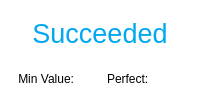
                 <widget class="QFrame" name="rsf_superior_frame">
                  <property name="sizePolicy">
                   <sizepolicy hsizetype="Preferred" vsizetype="Fixed">
                    <horstretch>0</horstretch>
                    <verstretch>0</verstretch>
                   </sizepolicy>
                  </property>
                  <property name="maximumSize">
                   <size>
                    <width>16777215</width>
                    <height>100</height>
                   </size>
                  </property>
                  <property name="sizeIncrement">
                   <size>
                    <width>0</width>
                    <height>0</height>
                   </size>
                  </property>
                  <property name="styleSheet">
                   <string notr="true">background-color: rgba(255, 255, 255, 0);
border:none;</string>
                  </property>
                  <property name="frameShape">
                   <enum>QFrame::StyledPanel</enum>
                  </property>
                  <property name="frameShadow">
                   <enum>QFrame::Raised</enum>
                  </property>
                  <layout class="QVBoxLayout" name="verticalLayout_9">
                   <property name="spacing">
                    <number>2</number>
                   </property>
                   <property name="leftMargin">
                    <number>3</number>
                   </property>
                   <property name="rightMargin">
                    <number>3</number>
                   </property>
                   <property name="bottomMargin">
                    <number>0</number>
                   </property>
                   <item>
                    <widget class="QLabel" name="rsf_title">
                     <property name="font">
                      <font>
                       <family>MS Shell Dlg 2</family>
                       <pointsize>20</pointsize>
                       <weight>50</weight>
                       <italic>false</italic>
                       <bold>false</bold>
                      </font>
                     </property>
                     <property name="styleSheet">
                      <string notr="true">QLabel{
	color: rgb(0, 168, 240);
	font: 20pt &quot;MS Shell Dlg 2&quot;;
}
QLabel:hover{
	color: rgb(51, 245, 242);
	
}





</string>
                     </property>
                     <property name="frameShape">
                      <enum>QFrame::NoFrame</enum>
                     </property>
                     <property name="lineWidth">
                      <number>1</number>
                     </property>
                     <property name="midLineWidth">
                      <number>0</number>
                     </property>
                     <property name="text">
                      <string>Succeeded</string>
                     </property>
                     <property name="textFormat">
                      <enum>Qt::AutoText</enum>
                     </property>
                     <property name="scaledContents">
                      <bool>false</bool>
                     </property>
                     <property name="alignment">
                      <set>Qt::AlignCenter</set>
                     </property>
                     <property name="wordWrap">
                      <bool>false</bool>
                     </property>
                     <property name="indent">
                      <number>-1</number>
                     </property>
                    </widget>
                   </item>
                   <item>
                    <widget class="QFrame" name="rsf_info">
                     <property name="maximumSize">
                      <size>
                       <width>16777215</width>
                       <height>100</height>
                      </size>
                     </property>
                     <property name="styleSheet">
                      <string notr="true">border:none;</string>
                     </property>
                     <property name="frameShape">
                      <enum>QFrame::StyledPanel</enum>
                     </property>
                     <property name="frameShadow">
                      <enum>QFrame::Raised</enum>
                     </property>
                     <layout class="QHBoxLayout" name="horizontalLayout_6">
                      <property name="spacing">
                       <number>0</number>
                      </property>
                      <property name="leftMargin">
                       <number>0</number>
                      </property>
                      <property name="topMargin">
                       <number>0</number>
                      </property>
                      <property name="rightMargin">
                       <number>0</number>
                      </property>
                      <property name="bottomMargin">
                       <number>0</number>
                      </property>
                      <item>
                       <widget class="QFrame" name="conteiner_lbl_min">
                        <property name="maximumSize">
                         <size>
                          <width>16777215</width>
                          <height>100</height>
                         </size>
                        </property>
                        <property name="styleSheet">
                         <string notr="true">background-color: rgba(255, 255, 255, 0);</string>
                        </property>
                        <property name="frameShape">
                         <enum>QFrame::StyledPanel</enum>
                        </property>
                        <property name="frameShadow">
                         <enum>QFrame::Raised</enum>
                        </property>
                        <layout class="QHBoxLayout" name="horizontalLayout_13">
                         <property name="spacing">
                          <number>0</number>
                         </property>
                         <property name="leftMargin">
                          <number>15</number>
                         </property>
                         <property name="topMargin">
                          <number>0</number>
                         </property>
                         <property name="rightMargin">
                          <number>15</number>
                         </property>
                         <property name="bottomMargin">
                          <number>0</number>
                         </property>
                         <item>
                          <widget class="QLabel" name="lbl_min_succeed">
                           <property name="minimumSize">
                            <size>
                             <width>40</width>
                             <height>0</height>
                            </size>
                           </property>
                           <property name="maximumSize">
                            <size>
                             <width>83</width>
                             <height>16777215</height>
                            </size>
                           </property>
                           <property name="baseSize">
                            <size>
                             <width>0</width>
                             <height>0</height>
                            </size>
                           </property>
                           <property name="styleSheet">
                            <string notr="true">background-color: rgba(255, 255, 255, 0);
font: 12pt &quot;MS Shell Dlg 2&quot;;
color: rgb(0, 0, 0);</string>
                           </property>
                           <property name="text">
                            <string>Min Value:</string>
                           </property>
                           <property name="alignment">
                            <set>Qt::AlignRight|Qt::AlignTrailing|Qt::AlignVCenter</set>
                           </property>
                          </widget>
                         </item>
                         <item>
                          <widget class="QLabel" name="lbl_min_succeed_value">
                           <property name="minimumSize">
                            <size>
                             <width>0</width>
                             <height>35</height>
                            </size>
                           </property>
                           <property name="maximumSize">
                            <size>
                             <width>50</width>
                             <height>16777215</height>
                            </size>
                           </property>
                           <property name="contextMenuPolicy">
                            <enum>Qt::CustomContextMenu</enum>
                           </property>
                           <property name="styleSheet">
                            <string notr="true">font: 14pt &quot;MS Shell Dlg 2&quot;;
color: rgb(237, 131, 84);</string>
                           </property>
                           <property name="text">
                            <string/>
                           </property>
                           <property name="alignment">
                            <set>Qt::AlignCenter</set>
                           </property>
                          </widget>
                         </item>
                        </layout>
                       </widget>
                      </item>
                      <item>
                       <widget class="QFrame" name="conteiner_lbl_perfect">
                        <property name="frameShape">
                         <enum>QFrame::StyledPanel</enum>
                        </property>
                        <property name="frameShadow">
                         <enum>QFrame::Raised</enum>
                        </property>
                        <layout class="QHBoxLayout" name="horizontalLayout_14">
                         <property name="spacing">
                          <number>0</number>
                         </property>
                         <property name="leftMargin">
                          <number>7</number>
                         </property>
                         <property name="topMargin">
                          <number>0</number>
                         </property>
                         <property name="rightMargin">
                          <number>15</number>
                         </property>
                         <property name="bottomMargin">
                          <number>0</number>
                         </property>
                         <item>
                          <widget class="QLabel" name="lbl_perfect_numb">
                           <property name="maximumSize">
                            <size>
                             <width>60</width>
                             <height>16777215</height>
                            </size>
                           </property>
                           <property name="styleSheet">
                            <string notr="true">background-color: rgba(255, 255, 255, 0);
font: 12pt &quot;MS Shell Dlg 2&quot;;
color: rgb(0, 0, 0);</string>
                           </property>
                           <property name="text">
                            <string>Perfect:</string>
                           </property>
                          </widget>
                         </item>
                         <item>
                          <widget class="QLabel" name="lbl_perfect_value">
                           <property name="minimumSize">
                            <size>
                             <width>0</width>
                             <height>35</height>
                            </size>
                           </property>
                           <property name="maximumSize">
                            <size>
                             <width>50</width>
                             <height>16777215</height>
                            </size>
                           </property>
                           <property name="styleSheet">
                            <string notr="true">font: 14pt &quot;MS Shell Dlg 2&quot;;
color: rgb(58, 183, 104);</string>
                           </property>
                           <property name="text">
                            <string/>
                           </property>
                           <property name="alignment">
                            <set>Qt::AlignLeading|Qt::AlignLeft|Qt::AlignVCenter</set>
                           </property>
                          </widget>
                         </item>
                        </layout>
                       </widget>
                      </item>
                     </layout>
                    </widget>
                   </item>
                  </layout>
                 </widget>
